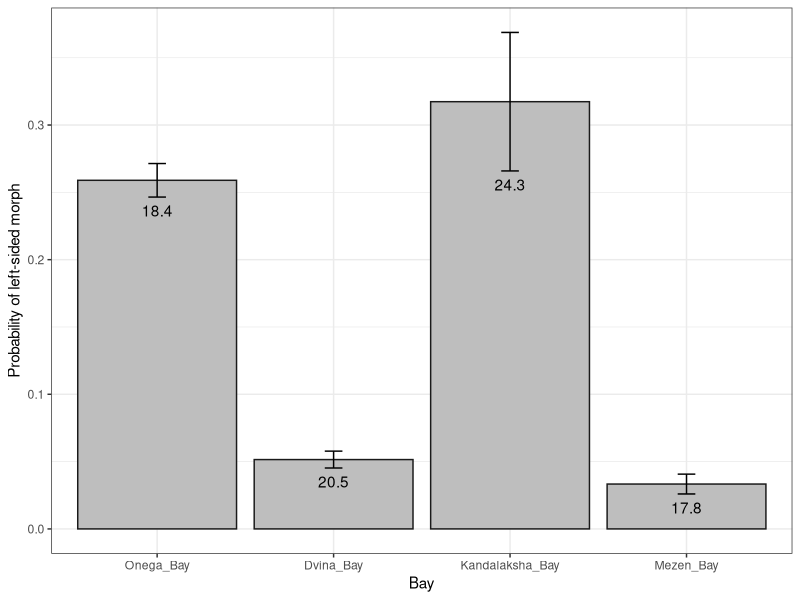
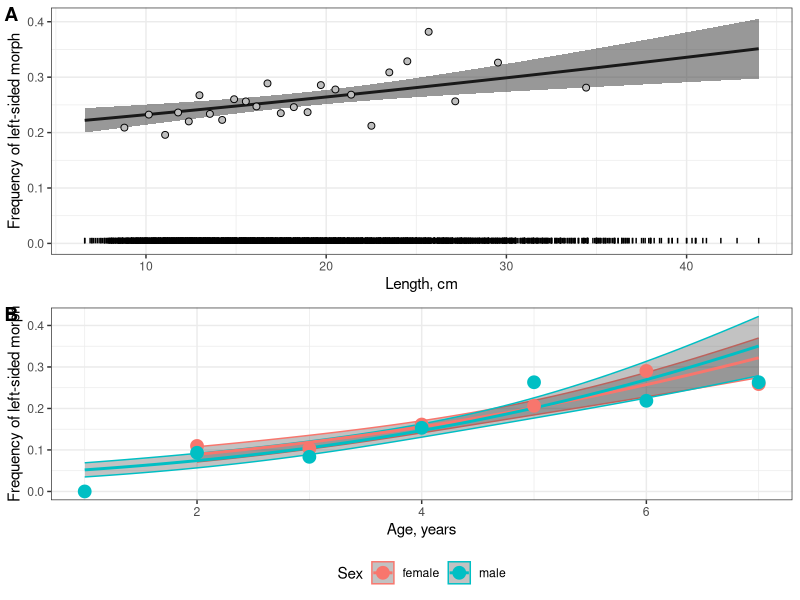

Generate these figures, in order, with R:
## ---- chunk 1
library(knitr)
opts_chunk$set(echo = FALSE, warning = FALSE, message = FALSE)

## ---- chunk 2
library(mgcv)
library(ggplot2)
library(dplyr)
library(broom)
library(car)
library(cowplot)
library(readxl)


theme_set(theme_bw())

kam <- read.table("Data/kambala.csv", sep = ",", header = T, dec = ".")
kam$Orient <- kam$Sidedness
# str(kam)
kam$Outcome <- ifelse(kam$Orient == "Left", 1, 0)


kam$Bay <- factor(kam$Bay, levels = c("Onega_Bay", "Dvina_Bay","Kandalaksha_Bay", "Mezen_Bay" ))

## ---- chunk 3

Mod <- glm(Outcome ~  L * Sex*Bay, data = kam, family = "binomial")

## ---- chunk 4
drop1(Mod, test = "Chi")
Mod_2 <- update(Mod, . ~ . - L:Sex:Bay)

drop1(Mod_2, test = "Chi")
Mod_3 <- update(Mod_2, . ~ . - L:Sex)


drop1(Mod_3, test = "Chi")
Mod_4 <- update(Mod_3, . ~ . - Sex:Bay)

drop1(Mod_4, test = "Chi")
Mod_5 <- update(Mod_4, . ~ . - L:Bay)

drop1(Mod_5, test = "Chi")

Mod_6 <- update(Mod_5, . ~ . - Sex)

## ---- chunk 5
AIC(Mod, Mod_6)

kable(tidy(Mod_6))

## ---- chunk 6
kable(tidy(Mod_6), caption = "Size Model parameters")
## ---- chunk 7

new_data <- kam %>% group_by(Bay) %>% do(data.frame(L = round(mean(.$L), 1)))

predicted <- predict(Mod_6, newdata = new_data, se.fit = T, type = "response")

new_data$Predicted <- predicted$fit
new_data$SE <- predicted$se.fit


ggplot(new_data, aes(x = Bay, y = Predicted)) + geom_col(fill = "gray", color = "gray10") + geom_errorbar(aes(ymin = Predicted - 1.96*SE, ymax = Predicted + 1.96*SE), width = 0.1) + geom_text(aes(y = Predicted - 1.96*SE -0.01, label = L)) + labs(y = "Probability of left-sided morph")


## ---- chunk 8

new_data <- kam %>% group_by(Bay) %>% do(data.frame(L = seq(min(.$L), max(.$L), length.out = 100) )) %>% filter(Bay == "Onega_Bay")

predicted <- predict(Mod_6, newdata = new_data, se.fit = T, type = "response")

new_data$Predicted <- predicted$fit
new_data$SE <- predicted$se.fit

Left_prop <- kam %>% group_by(Bay) %>% do(data.frame(L = .$L, Orient = .$Orient, Size_class = cut_number(x = .$L, n = 25))) %>% group_by(Bay,Size_class) %>% summarise(L_mean = mean(L), Left_prop = mean(Orient == "Left"), N = n()) %>% filter(N>0)  %>% filter(Bay == "Onega_Bay")


  
  


kam_oneg <- kam %>% filter(Bay == "Onega_Bay")

Pl_size_onega <-
ggplot(new_data, aes(x = L, y = Predicted)) + 
  geom_line( size = 1) +  
  geom_ribbon(aes(ymin = Predicted - 1.96*SE, ymax = Predicted + 1.96*SE), alpha = 0.5 ) + 
  geom_point(data = Left_prop, aes(x = L_mean, y = Left_prop), shape = 21, size = 2, fill = "gray") + 
  facet_wrap(~ Bay, ncol = 2) +
  labs(x = "Length, cm", y = "Frequency of left-sided morph") +
  geom_segment(data = kam_oneg, aes(x = L, xend = L, y = 0, yend = 0.01)) +
  theme(strip.text = element_blank())



## ---- chunk 9
onega_cam <- read_excel("Data/Onega_L_Age.xlsx")

onega_cam <- onega_cam %>% filter(Sex !="j")

onega_cam$Side2 <- ifelse(onega_cam$Side == "l", 1, 0)



onega_cam2 <- onega_cam[-c(2353:2356),]



onega_cam3 <- onega_cam2 %>% filter(Age<=7)


onega_cam3$Sex <-factor(onega_cam3$Sex, labels = c("female", "male"))


M <- glm(Side2 ~ Age * Sex, data = onega_cam3, family = "binomial")

## ---- chunk 10
kable(tidy(M), caption = "Age Model parameters")
## ---- chunk 11

mydata <- onega_cam3 %>% group_by(Sex) %>% do(data.frame(Age = seq(min(.$Age), max(.$Age), length.out = 50)))


fit <- predict(M, newdata = mydata, type = "response", se.fit = T)

mydata$fit <- fit$fit

mydata$SE <- fit$se.fit

P_age <- onega_cam3 %>% group_by(Sex, Age) %>% summarize(P_left = mean(Side2 == 1), N = n())

Pl_age_onega <- 
ggplot(mydata, aes(x = Age, y = fit, color = Sex))  + 
  geom_ribbon(aes(ymin = fit - 1.96*SE, ymax = fit + 1.96*SE), alpha = 0.3) + 
  geom_line(size = 1) +
  geom_point(data = P_age, aes(x = Age, y = P_left, color = Sex), size = 4) +
  theme_bw() +
  labs(y = "Frequency of left-sided morph", x = "Age, years") +
  theme(legend.position = "bottom")

## ---- chunk 12


plot_grid(Pl_size_onega, Pl_age_onega, ncol = 1, labels = c("A", "B"), hjust = c(-0.3, -0.3))

